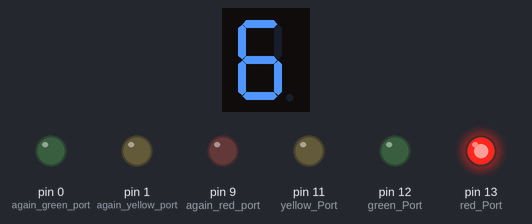
A sketch run on a simulated Arduino Uno, built with avr-gcc and run on an emulated ATmega328P. Shown: 1-digit seven-segment display, output pins drawn as LEDs (lit = HIGH). Wiring (inferred from the names in the program): 1-digit 7-segment display, segments lit when HIGH: segments pin 2, pin 3, pin 4, pin 5, pin 6, pin 7, pin 8. The segment pins are drawn as the display they are named for; pins used as bus, display or sensor lines are not drawn.

Above: at 0.1 s.
At 2.1 s:
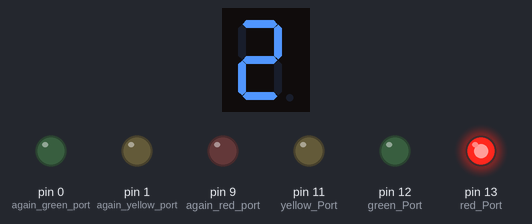
At 4.6 s:
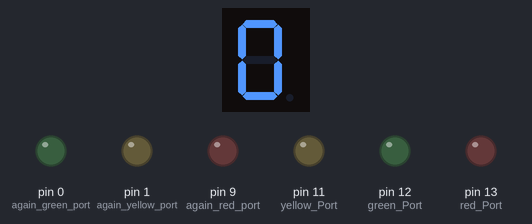
At 9.6 s:
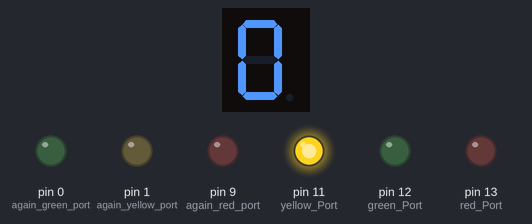
At 14.1 s:
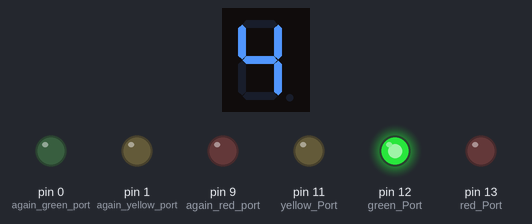
At 19.1 s:
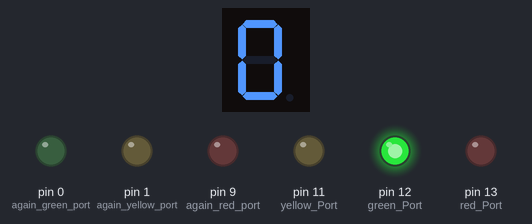
Timing chart, 0 to 40.0 s (numbered marks = the images above):
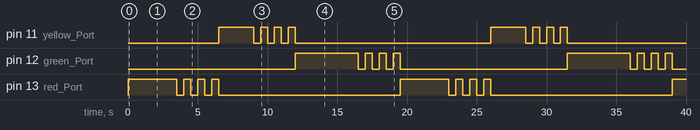

Measured:
- by itself, pin 11 (yellow_Port): goes HIGH 2.5 s, 3 × (LOW 0.50 s, HIGH 0.50 s), LOW 14.0 s, HIGH 2.5 s, 3 × (LOW 0.50 s, HIGH 0.50 s), then LOW
- by itself, pin 12 (green_Port): goes HIGH 4.5 s, 3 × (LOW 0.50 s, HIGH 0.50 s), LOW 12.0 s, HIGH 4.5 s, 3 × (LOW 0.50 s, HIGH 0.50 s), then LOW
- by itself, pin 13 (red_Port): goes HIGH 3.5 s, 3 × (LOW 0.50 s, HIGH 0.50 s), LOW 13.0 s, HIGH 3.5 s, 3 × (LOW 0.50 s, HIGH 0.50 s), LOW 13.0 s, then HIGH
- what the display in image 1 shows lasts 0.5 s, from 2.0 s to 2.5 s
- what the display in image 2 shows lasts 3.5 s, from 3.0 s to 6.5 s

The sketch:

EEE_Project.ino
```cpp
int a = 2;
int b = 3;
int c = 4;
int d = 5;
int e = 6;
int f = 7;
int g = 8;
int green_Port = 12;
int yellow_Port = 11;
int red_Port = 13;

int again_green_port = 0;
int again_yellow_port = 1;
int again_red_port = 9;

int button_state_green=0;
int button_state_yellow=0;
int button_state_red=0;

int total_time_green = 5000;
int total_time_yellow = 2000;
int total_time_red = 4000;

void setup()
{
    pinMode(a, OUTPUT);
    pinMode(b, OUTPUT);
    pinMode(c, OUTPUT);
    pinMode(d, OUTPUT);
    pinMode(e, OUTPUT);
    pinMode(f, OUTPUT);
    pinMode(g, OUTPUT);
    pinMode(green_Port, OUTPUT);
    pinMode(yellow_Port, OUTPUT);
    pinMode(red_Port, OUTPUT);
    pinMode(again_green_port, OUTPUT);
    pinMode(again_red_port, OUTPUT);
    pinMode(again_yellow_port, OUTPUT);
}

void loop()
{
    turn_on_red();
    six_to_zero();

    button_state_red = LOW;
    recurse_red();

    turn_on_yellow();
    four_to_zero();

    button_state_yellow = LOW;

    recurse_yellow();

    turn_on_green();
    eight_to_zero();

    button_state_green = LOW;

    recurse_green();


}

void recurse_red()
{

    turn_of_red();
    ask_for_red();
    delay(500);
    ask_for_red();
    turn_on_red();
    ask_for_red();
    delay(500);
    ask_for_red();
    turn_of_red();
    ask_for_red();
    delay(500);
    ask_for_red();
    turn_on_red();
    ask_for_red();
    delay(500);
    ask_for_red();
    turn_of_red();
    ask_for_red();
    delay(500);
    ask_for_red();
    turn_on_red();
    ask_for_red();
    delay(500);
}

void recurse_yellow()
{

    turn_of_yellow();
    ask_for_yellow();
    delay(500);
    ask_for_yellow();
    turn_on_yellow();
    ask_for_yellow();
    delay(500);
    ask_for_yellow();
    turn_of_yellow();
    ask_for_yellow();
    delay(500);
    ask_for_yellow();
    turn_on_yellow();
    ask_for_yellow();
    delay(500);
    ask_for_yellow();
    turn_of_yellow();
    ask_for_yellow();
    delay(500);
    ask_for_yellow();
    turn_on_yellow();
    ask_for_yellow();
    delay(500);
}


void ask_for_yellow()
{
    button_state_yellow = digitalRead(again_yellow_port);
    if(button_state_yellow == HIGH)
    {
      turn_on_yellow();
      four_to_zero();
      button_state_yellow = LOW;
      recurse_yellow();
    }
}


void ask_for_red()
{
    button_state_red = digitalRead(again_red_port);
    if(button_state_red == HIGH)
    {
      turn_on_red();
      six_to_zero();
      button_state_red = LOW;
      recurse_red();
    }
}


void recurse_green()
{
    turn_of_green();
    ask_for_green();
    delay(500);
    ask_for_green();
    turn_on_green();
    ask_for_green();
    delay(500);
    ask_for_green();
    turn_of_green();
    ask_for_green();
    delay(500);
    ask_for_green();
    turn_on_green();
    ask_for_green();
    delay(500);
    ask_for_green();
    turn_of_green();
    ask_for_green();
    delay(500);
    ask_for_green();
    turn_on_green();
    ask_for_green();
    delay(500);
}

void ask_for_green()
{
    button_state_green = digitalRead(again_green_port);
    if(button_state_green == HIGH)
    {
      turn_on_green();
      eight_to_zero();
      button_state_green = LOW;
      recurse_green();
    }
}


void turn_on_green()
{
    digitalWrite(green_Port, HIGH);
    digitalWrite(red_Port, LOW);
    digitalWrite(yellow_Port, LOW);
}

void turn_of_green()
{
    digitalWrite(green_Port, LOW);
    digitalWrite(red_Port, LOW);
    digitalWrite(yellow_Port, LOW);
}
void turn_of_red()
{
    digitalWrite(green_Port, LOW);
    digitalWrite(red_Port, LOW);
    digitalWrite(yellow_Port, LOW);
}
void turn_of_yellow()
{
    digitalWrite(green_Port, LOW);
    digitalWrite(red_Port, LOW);
    digitalWrite(yellow_Port, LOW);
}

void turn_on_red()
{
    digitalWrite(green_Port, LOW);
    digitalWrite(red_Port, HIGH);
    digitalWrite(yellow_Port, LOW);
}

void turn_on_yellow()
{
    digitalWrite(green_Port, LOW);
    digitalWrite(red_Port, LOW);
    digitalWrite(yellow_Port, HIGH);
}

void present_zero()
{
    digitalWrite(a, 1);
    digitalWrite(b, 1);
    digitalWrite(c, 1);
    digitalWrite(d, 1);
    digitalWrite(e, 1);
    digitalWrite(f, 1);
    digitalWrite(g, 0);
    delay(500);
}

void present_one()
{
    digitalWrite(a, 0);
    digitalWrite(b, 1);
    digitalWrite(c, 1);
    digitalWrite(d, 0);
    digitalWrite(e, 0);
    digitalWrite(f, 0);
    digitalWrite(g, 0);

    delay(500);
}

void present_two()
{
    digitalWrite(a, 1);
    digitalWrite(b, 1);
    digitalWrite(c, 0);
    digitalWrite(d, 1);
    digitalWrite(e, 1);
    digitalWrite(f, 0);
    digitalWrite(g, 1);
    delay(500);
}

void present_three()
{
    digitalWrite(a, 1);
    digitalWrite(b, 1);
    digitalWrite(c, 1);
    digitalWrite(d, 1);
    digitalWrite(e, 0);
    digitalWrite(f, 0);
    digitalWrite(g, 1);
    delay(500);
}

void present_four()
{
    digitalWrite(a, 0);
    digitalWrite(b, 1);
    digitalWrite(c, 1);
    digitalWrite(d, 0);
    digitalWrite(e, 0);
    digitalWrite(f, 1);
    digitalWrite(g, 1);
    delay(500);
}

void present_five()
{
    digitalWrite(a, 1);
    digitalWrite(b, 0);
    digitalWrite(c, 1);
    digitalWrite(d, 1);
    digitalWrite(e, 0);
    digitalWrite(f, 1);
    digitalWrite(g, 1);
    delay(500);
}

void present_six()
{
    digitalWrite(a, 1);
    digitalWrite(b, 0);
    digitalWrite(c, 1);
    digitalWrite(d, 1);
    digitalWrite(e, 1);
    digitalWrite(f, 1);
    digitalWrite(g, 1);
    delay(500);
}

void present_seven()
{
    digitalWrite(a, 1);
    digitalWrite(b, 1);
    digitalWrite(c, 1);
    digitalWrite(d, 0);
    digitalWrite(e, 0);
    digitalWrite(f, 0);
    digitalWrite(g, 0);
    delay(500);
}

void present_eight()
{
    digitalWrite(a, 1);
    digitalWrite(b, 1);
    digitalWrite(c, 1);
    digitalWrite(d, 1);
    digitalWrite(e, 1);
    digitalWrite(f, 1);
    digitalWrite(g, 1);
    delay(500);
}

void present_nine()
{
    digitalWrite(a, 1);
    digitalWrite(b, 1);
    digitalWrite(c, 1);
    digitalWrite(d, 1);
    digitalWrite(e, 0);
    digitalWrite(f, 1);
    digitalWrite(g, 1);
    delay(500);
}


void eight_to_zero()
{
    present_eight();
    present_seven();
    present_six();
    present_five();
    present_four();
    present_three();
    present_two();
    present_one();
    present_zero();
}

void four_to_zero()
{
    present_four();
    present_three();
    present_two();
    present_one();
    present_zero();
}

void six_to_zero()
{
    present_six();
    present_five();
    present_four();
    present_three();
    present_two();
    present_one();
    present_zero();
}
```
